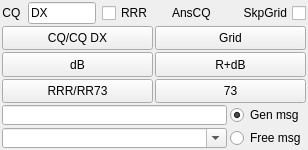
                   <widget class="QWidget" name="tab_2">
                    <property name="sizePolicy">
                     <sizepolicy hsizetype="Expanding" vsizetype="Preferred">
                      <horstretch>2</horstretch>
                      <verstretch>0</verstretch>
                     </sizepolicy>
                    </property>
                    <attribute name="title">
                     <string>2</string>
                    </attribute>
                    <layout class="QGridLayout" name="gridLayout_13">
                     <property name="leftMargin">
                      <number>2</number>
                     </property>
                     <property name="topMargin">
                      <number>2</number>
                     </property>
                     <property name="rightMargin">
                      <number>2</number>
                     </property>
                     <property name="bottomMargin">
                      <number>2</number>
                     </property>
                     <property name="spacing">
                      <number>3</number>
                     </property>
                     <item row="0" column="0">
                      <layout class="QVBoxLayout" name="verticalLayout_8" stretch="3,1">
                       <property name="spacing">
                        <number>2</number>
                       </property>
                       <item>
                        <layout class="QGridLayout" name="gridLayout_4" rowstretch="0,2,2,2">
                         <property name="spacing">
                          <number>2</number>
                         </property>
                         <item row="0" column="0">
                          <layout class="QHBoxLayout" name="horizontalLayout_12">
                           <property name="spacing">
                            <number>1</number>
                           </property>
                           <item>
                            <widget class="QLabel" name="label_9">
                             <property name="sizePolicy">
                              <sizepolicy hsizetype="Preferred" vsizetype="Preferred">
                               <horstretch>0</horstretch>
                               <verstretch>0</verstretch>
                              </sizepolicy>
                             </property>
                             <property name="minimumSize">
                              <size>
                               <width>0</width>
                               <height>0</height>
                              </size>
                             </property>
                             <property name="maximumSize">
                              <size>
                               <width>16777215</width>
                               <height>16777215</height>
                              </size>
                             </property>
                             <property name="text">
                              <string>CQ </string>
                             </property>
                             <property name="alignment">
                              <set>Qt::AlignCenter</set>
                             </property>
                            </widget>
                           </item>
                           <item>
                            <spacer name="horizontalSpacer_5">
                             <property name="orientation">
                              <enum>Qt::Horizontal</enum>
                             </property>
                             <property name="sizeType">
                              <enum>QSizePolicy::Fixed</enum>
                             </property>
                             <property name="sizeHint" stdset="0">
                              <size>
                               <width>3</width>
                               <height>20</height>
                              </size>
                             </property>
                            </spacer>
                           </item>
                           <item>
                            <widget class="QLineEdit" name="directionLineEdit">
                             <property name="sizePolicy">
                              <sizepolicy hsizetype="Expanding" vsizetype="Fixed">
                               <horstretch>1</horstretch>
                               <verstretch>0</verstretch>
                              </sizepolicy>
                             </property>
                             <property name="minimumSize">
                              <size>
                               <width>30</width>
                               <height>0</height>
                              </size>
                             </property>
                             <property name="maximumSize">
                              <size>
                               <width>16777215</width>
                               <height>30</height>
                              </size>
                             </property>
                             <property name="toolTip">
                              <string>&lt;html&gt;&lt;head/&gt;&lt;body&gt;&lt;p&gt;Directional CQ, range from AA to ZZ is being supported.&lt;/p&gt;&lt;/body&gt;&lt;/html&gt;</string>
                             </property>
                             <property name="text">
                              <string>DX</string>
                             </property>
                            </widget>
                           </item>
                           <item>
                            <spacer name="horizontalSpacer">
                             <property name="orientation">
                              <enum>Qt::Horizontal</enum>
                             </property>
                             <property name="sizeType">
                              <enum>QSizePolicy::Fixed</enum>
                             </property>
                             <property name="sizeHint" stdset="0">
                              <size>
                               <width>5</width>
                               <height>20</height>
                              </size>
                             </property>
                            </spacer>
                           </item>
                           <item>
                            <widget class="QCheckBox" name="rrrCheckBox">
                             <property name="sizePolicy">
                              <sizepolicy hsizetype="Preferred" vsizetype="Preferred">
                               <horstretch>0</horstretch>
                               <verstretch>0</verstretch>
                              </sizepolicy>
                             </property>
                             <property name="toolTip">
                              <string>Check to generate 'RRR' message, uncheck to generate 'RR73'</string>
                             </property>
                             <property name="autoFillBackground">
                              <bool>false</bool>
                             </property>
                             <property name="text">
                              <string>RRR</string>
                             </property>
                            </widget>
                           </item>
                          </layout>
                         </item>
                         <item row="0" column="1">
                          <layout class="QHBoxLayout" name="horizontalLayout_13">
                           <property name="spacing">
                            <number>0</number>
                           </property>
                           <item>
                            <widget class="QLabel" name="label_10">
                             <property name="sizePolicy">
                              <sizepolicy hsizetype="Preferred" vsizetype="Preferred">
                               <horstretch>0</horstretch>
                               <verstretch>0</verstretch>
                              </sizepolicy>
                             </property>
                             <property name="minimumSize">
                              <size>
                               <width>0</width>
                               <height>0</height>
                              </size>
                             </property>
                             <property name="maximumSize">
                              <size>
                               <width>16777215</width>
                               <height>16777215</height>
                              </size>
                             </property>
                             <property name="text">
                              <string>AnsCQ </string>
                             </property>
                             <property name="alignment">
                              <set>Qt::AlignCenter</set>
                             </property>
                            </widget>
                           </item>
                           <item>
                            <widget class="QCheckBox" name="skipGrid">
                             <property name="sizePolicy">
                              <sizepolicy hsizetype="Preferred" vsizetype="Preferred">
                               <horstretch>0</horstretch>
                               <verstretch>0</verstretch>
                              </sizepolicy>
                             </property>
                             <property name="toolTip">
                              <string>&lt;html&gt;&lt;head/&gt;&lt;body&gt;&lt;p&gt;Skip transmitting message with QTH Grid locator&lt;/p&gt;&lt;/body&gt;&lt;/html&gt;</string>
                             </property>
                             <property name="layoutDirection">
                              <enum>Qt::RightToLeft</enum>
                             </property>
                             <property name="text">
                              <string>SkpGrid</string>
                             </property>
                            </widget>
                           </item>
                          </layout>
                         </item>
                         <item row="1" column="0">
                          <widget class="QPushButton" name="pbCallCQ">
                           <property name="sizePolicy">
                            <sizepolicy hsizetype="Preferred" vsizetype="Preferred">
                             <horstretch>2</horstretch>
                             <verstretch>2</verstretch>
                            </sizepolicy>
                           </property>
                           <property name="minimumSize">
                            <size>
                             <width>75</width>
                             <height>23</height>
                            </size>
                           </property>
                           <property name="maximumSize">
                            <size>
                             <width>16777215</width>
                             <height>70</height>
                            </size>
                           </property>
                           <property name="toolTip">
                            <string>&lt;html&gt;&lt;head/&gt;&lt;body&gt;&lt;p&gt;Generate CQ or directional CQ message&lt;/p&gt;&lt;/body&gt;&lt;/html&gt;</string>
                           </property>
                           <property name="text">
                            <string>CQ/CQ DX</string>
                           </property>
                          </widget>
                         </item>
                         <item row="1" column="1">
                          <widget class="QPushButton" name="pbAnswerCQ">
                           <property name="sizePolicy">
                            <sizepolicy hsizetype="Preferred" vsizetype="Preferred">
                             <horstretch>2</horstretch>
                             <verstretch>2</verstretch>
                            </sizepolicy>
                           </property>
                           <property name="minimumSize">
                            <size>
                             <width>75</width>
                             <height>23</height>
                            </size>
                           </property>
                           <property name="maximumSize">
                            <size>
                             <width>16777215</width>
                             <height>75</height>
                            </size>
                           </property>
                           <property name="toolTip">
                            <string>Generate message for replying to a CQ</string>
                           </property>
                           <property name="text">
                            <string>Grid</string>
                           </property>
                          </widget>
                         </item>
                         <item row="2" column="0">
                          <widget class="QPushButton" name="pbAnswerCaller">
                           <property name="sizePolicy">
                            <sizepolicy hsizetype="Preferred" vsizetype="Preferred">
                             <horstretch>2</horstretch>
                             <verstretch>2</verstretch>
                            </sizepolicy>
                           </property>
                           <property name="minimumSize">
                            <size>
                             <width>75</width>
                             <height>23</height>
                            </size>
                           </property>
                           <property name="maximumSize">
                            <size>
                             <width>16777215</width>
                             <height>70</height>
                            </size>
                           </property>
                           <property name="toolTip">
                            <string>Generate message with report</string>
                           </property>
                           <property name="text">
                            <string>dB</string>
                           </property>
                          </widget>
                         </item>
                         <item row="2" column="1">
                          <widget class="QPushButton" name="pbSendReport">
                           <property name="sizePolicy">
                            <sizepolicy hsizetype="Preferred" vsizetype="Preferred">
                             <horstretch>2</horstretch>
                             <verstretch>2</verstretch>
                            </sizepolicy>
                           </property>
                           <property name="minimumSize">
                            <size>
                             <width>75</width>
                             <height>23</height>
                            </size>
                           </property>
                           <property name="maximumSize">
                            <size>
                             <width>16777215</width>
                             <height>75</height>
                            </size>
                           </property>
                           <property name="toolTip">
                            <string>Generate message with R+report</string>
                           </property>
                           <property name="text">
                            <string>R+dB</string>
                           </property>
                          </widget>
                         </item>
                         <item row="3" column="0">
                          <widget class="QPushButton" name="pbSendRRR">
                           <property name="sizePolicy">
                            <sizepolicy hsizetype="Preferred" vsizetype="Preferred">
                             <horstretch>2</horstretch>
                             <verstretch>2</verstretch>
                            </sizepolicy>
                           </property>
                           <property name="minimumSize">
                            <size>
                             <width>75</width>
                             <height>23</height>
                            </size>
                           </property>
                           <property name="maximumSize">
                            <size>
                             <width>16777215</width>
                             <height>70</height>
                            </size>
                           </property>
                           <property name="toolTip">
                            <string>&lt;html&gt;&lt;head/&gt;&lt;body&gt;&lt;p&gt;Generate message with RR73 if RRR checkbox is unchecked, generate RRR message if RRR checkbox is checked&lt;/p&gt;&lt;/body&gt;&lt;/html&gt;</string>
                           </property>
                           <property name="text">
                            <string>RRR/RR73</string>
                           </property>
                          </widget>
                         </item>
                         <item row="3" column="1">
                          <widget class="QPushButton" name="pbSend73">
                           <property name="sizePolicy">
                            <sizepolicy hsizetype="Preferred" vsizetype="Preferred">
                             <horstretch>2</horstretch>
                             <verstretch>2</verstretch>
                            </sizepolicy>
                           </property>
                           <property name="minimumSize">
                            <size>
                             <width>75</width>
                             <height>23</height>
                            </size>
                           </property>
                           <property name="maximumSize">
                            <size>
                             <width>16777215</width>
                             <height>75</height>
                            </size>
                           </property>
                           <property name="toolTip">
                            <string>Generate message with 73</string>
                           </property>
                           <property name="text">
                            <string>73</string>
                           </property>
                          </widget>
                         </item>
                        </layout>
                       </item>
                       <item>
                        <layout class="QGridLayout" name="gridLayout_12">
                         <property name="spacing">
                          <number>3</number>
                         </property>
                         <item row="0" column="0">
                          <widget class="QLineEdit" name="genMsg">
                           <property name="sizePolicy">
                            <sizepolicy hsizetype="Expanding" vsizetype="Expanding">
                             <horstretch>3</horstretch>
                             <verstretch>1</verstretch>
                            </sizepolicy>
                           </property>
                           <property name="minimumSize">
                            <size>
                             <width>115</width>
                             <height>20</height>
                            </size>
                           </property>
                           <property name="maximumSize">
                            <size>
                             <width>16777215</width>
                             <height>30</height>
                            </size>
                           </property>
                          </widget>
                         </item>
                         <item row="0" column="1">
                          <widget class="QRadioButton" name="rbGenMsg">
                           <property name="sizePolicy">
                            <sizepolicy hsizetype="Minimum" vsizetype="Fixed">
                             <horstretch>1</horstretch>
                             <verstretch>0</verstretch>
                            </sizepolicy>
                           </property>
                           <property name="minimumSize">
                            <size>
                             <width>0</width>
                             <height>20</height>
                            </size>
                           </property>
                           <property name="toolTip">
                            <string>Send this standard (generated) message</string>
                           </property>
                           <property name="text">
                            <string>Gen msg</string>
                           </property>
                           <property name="checked">
                            <bool>true</bool>
                           </property>
                          </widget>
                         </item>
                         <item row="1" column="0">
                          <widget class="QComboBox" name="freeTextMsg">
                           <property name="sizePolicy">
                            <sizepolicy hsizetype="Preferred" vsizetype="Expanding">
                             <horstretch>3</horstretch>
                             <verstretch>1</verstretch>
                            </sizepolicy>
                           </property>
                           <property name="minimumSize">
                            <size>
                             <width>115</width>
                             <height>20</height>
                            </size>
                           </property>
                           <property name="maximumSize">
                            <size>
                             <width>16777215</width>
                             <height>30</height>
                            </size>
                           </property>
                           <property name="toolTip">
                            <string>Enter a free text message (maximum 13 characters)
or select a predefined macro from the dropdown list.
Press ENTER to add the current text to the predefined
list. The list can be maintained in Settings (F2).</string>
                           </property>
                           <property name="editable">
                            <bool>true</bool>
                           </property>
                           <property name="maxVisibleItems">
                            <number>10</number>
                           </property>
                           <property name="insertPolicy">
                            <enum>QComboBox::InsertAtBottom</enum>
                           </property>
                           <property name="iconSize">
                            <size>
                             <width>16</width>
                             <height>16</height>
                            </size>
                           </property>
                          </widget>
                         </item>
                         <item row="1" column="1">
                          <widget class="QRadioButton" name="rbFreeText">
                           <property name="sizePolicy">
                            <sizepolicy hsizetype="Minimum" vsizetype="Fixed">
                             <horstretch>1</horstretch>
                             <verstretch>0</verstretch>
                            </sizepolicy>
                           </property>
                           <property name="minimumSize">
                            <size>
                             <width>0</width>
                             <height>20</height>
                            </size>
                           </property>
                           <property name="toolTip">
                            <string>Send this free-text message (max 13 characters)</string>
                           </property>
                           <property name="text">
                            <string>Free msg</string>
                           </property>
                          </widget>
                         </item>
                        </layout>
                       </item>
                      </layout>
                     </item>
                    </layout>
                   </widget>
